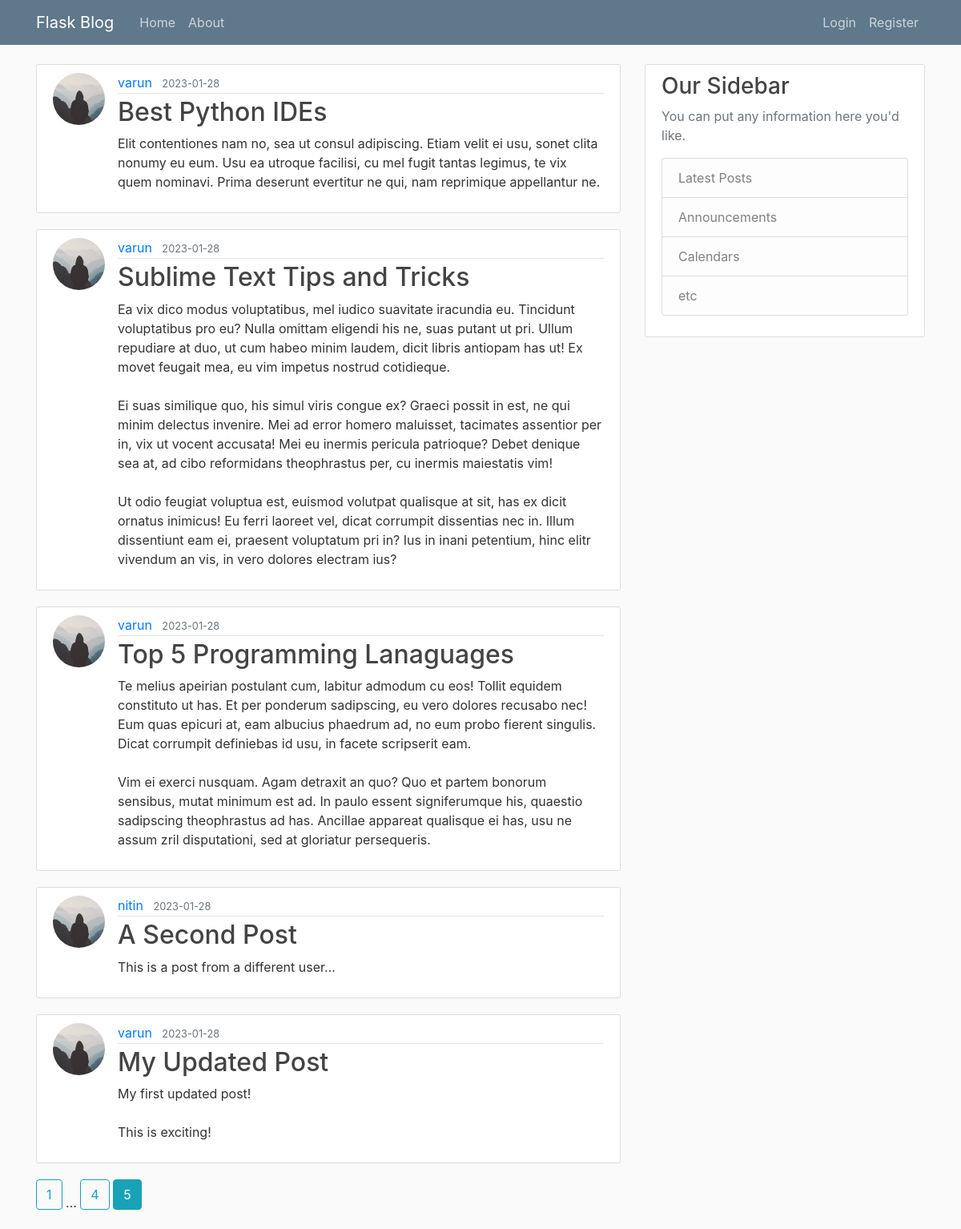
/home?page=5, run on the app's committed database.
### flaskblog/models.py (models this page shows, shortened)
class Post(db.Model, UserMixin):
    id = db.Column(db.Integer, primary_key=True)
    title = db.Column(db.String(100), nullable=False)
    date_posted = db.Column(db.DateTime, nullable=False, default=datetime.utcnow)
    content = db.Column(db.Text, nullable=False)
    user_id = db.Column(db.Integer, db.ForeignKey('user.id'), nullable=False)

class User(db.Model, UserMixin):
    id = db.Column(db.Integer, primary_key=True)
    username = db.Column(db.String(20), unique=True, nullable=False)
    email = db.Column(db.String(120), unique=True, nullable=False)
    image_file = db.Column(db.String(20), nullable=False, default='default.jpg')
    password = db.Column(db.String(60), nullable=False)
    posts = db.relationship('Post', backref='author', lazy=True)

### flaskblog/main/routes.py (the view)
@main.route("/")
@main.route("/home")
def home():
    page = request.args.get('page', 1, type=int)
    posts = Post.query.order_by(Post.date_posted.desc()).paginate(per_page=5, page=page)
    return render_template('home.html', posts=posts)

### flaskblog/templates/home.html
{% extends "layout.html" %}
{% block content %}
    {% for post in posts.items %}
        <article class="media content-section">
          <img src="{{ url_for('static', filename='profile_pics/' + post.author.image_file) }}" alt="" class="rounded-circle article-img">
          <div class="media-body">
            <div class="article-metadata">
              <a class="mr-2" href="{{url_for('users.user_posts', username=post.author.username)}}">{{ post.author.username }}</a>
              <small class="text-muted">{{ post.date_posted.strftime('%Y-%m-%d') }}</small>
            </div>
            <h2><a class="article-title" href="{{ url_for('posts.post', post_id=post.id) }}">{{ post.title }}</a></h2>
            <p class="article-content">{{ post.content }}</p>
          </div>
        </article>
    {% endfor %}
    {% for page_num in posts.iter_pages(left_edge=1, right_edge=1, left_current=1, right_current=1) %}
        {% if page_num %}
          {% if posts.page == page_num%}
            <a href="{{ url_for('main.home', page=page_num) }}" class="btn btn-info mb-4">{{page_num}}</a>
          {% else %}
            <a href="{{ url_for('main.home', page=page_num) }}" class="btn btn-outline-info mb-4">{{page_num}}</a>
          {% endif %}
        {% else %}
          ...
        {% endif %}
    {% endfor %}
{% endblock content %}

### flaskblog/static/main.css (style rules this page uses)
body { background: #fafafa; color: #333333; margin-top: 5rem; }
h1, h2, h3, h4, h5, h6 { color: #444444; }
.content-section { background: #ffffff; padding: 10px 20px; border: 1px solid #dddddd; border-radius: 3px; margin-bottom: 20px; }
.article-title { color: #444444; }
.article-content { white-space: pre-line; }
.article-img { height: 65px; width: 65px; margin-right: 16px; }
.article-metadata { padding-bottom: 1px; margin-bottom: 4px; border-bottom: 1px solid #e3e3e3 }

### data on the page
Post: image_file (placeholder picture), author.username "varun", date_posted "2023-01-28", title "Best Python IDEs", content "Elit contentiones nam no, sea ut consul adipiscing. Etiam velit ei usu, sonet clita nonumy eu eum. Usu ea utroque facilisi, cu mel fugit tantas legimus, te vix quem nominavi. Prima deserunt evertitur ne qui, nam reprimique appellantur ne."
Post: image_file (placeholder picture), author.username "varun", date_posted "2023-01-28", title "Sublime Text Tips and Tricks", content "Ea vix dico modus voluptatibus, mel iudico suavitate iracundia eu. Tincidunt voluptatibus pro eu? Nulla omittam eligendi his ne, suas putant ut pri. Ullum repudiare at duo, ut cum habeo minim laudem, dicit libris antiopam has ut! Ex movet feugait mea, eu vim impetus nostrud cotidieque. Ei suas similique quo, his simul viris congue ex? Graeci possit in est, ne qui minim delectus invenire. Mei ad error homero maluisset, tacimates assentior per in, vix ut vocent accusata! Mei eu inermis pericula patrioque? Debet denique sea at, ad cibo reformidans theophrastus per, cu inermis maiestatis vim! Ut odio feugiat voluptua est, euismod volutpat qualisque at sit, has ex dicit ornatus inimicus! Eu…"
Post: image_file (placeholder picture), author.username "varun", date_posted "2023-01-28", title "Top 5 Programming Lanaguages", content "Te melius apeirian postulant cum, labitur admodum cu eos! Tollit equidem constituto ut has. Et per ponderum sadipscing, eu vero dolores recusabo nec! Eum quas epicuri at, eam albucius phaedrum ad, no eum probo fierent singulis. Dicat corrumpit definiebas id usu, in facete scripserit eam. Vim ei exerci nusquam. Agam detraxit an quo? Quo et partem bonorum sensibus, mutat minimum est ad. In paulo essent signiferumque his, quaestio sadipscing theophrastus ad has. Ancillae appareat qualisque ei has, usu ne assum zril disputationi, sed at gloriatur persequeris."
Post: image_file (placeholder picture), author.username "nitin", date_posted "2023-01-28", title "A Second Post", content "This is a post from a different user..."
Post: image_file (placeholder picture), author.username "varun", date_posted "2023-01-28", title "My Updated Post", content "My first updated post! This is exciting!"

### other printed values
{{ page_num }} "1" "4"
{{ page_num }} "5"
